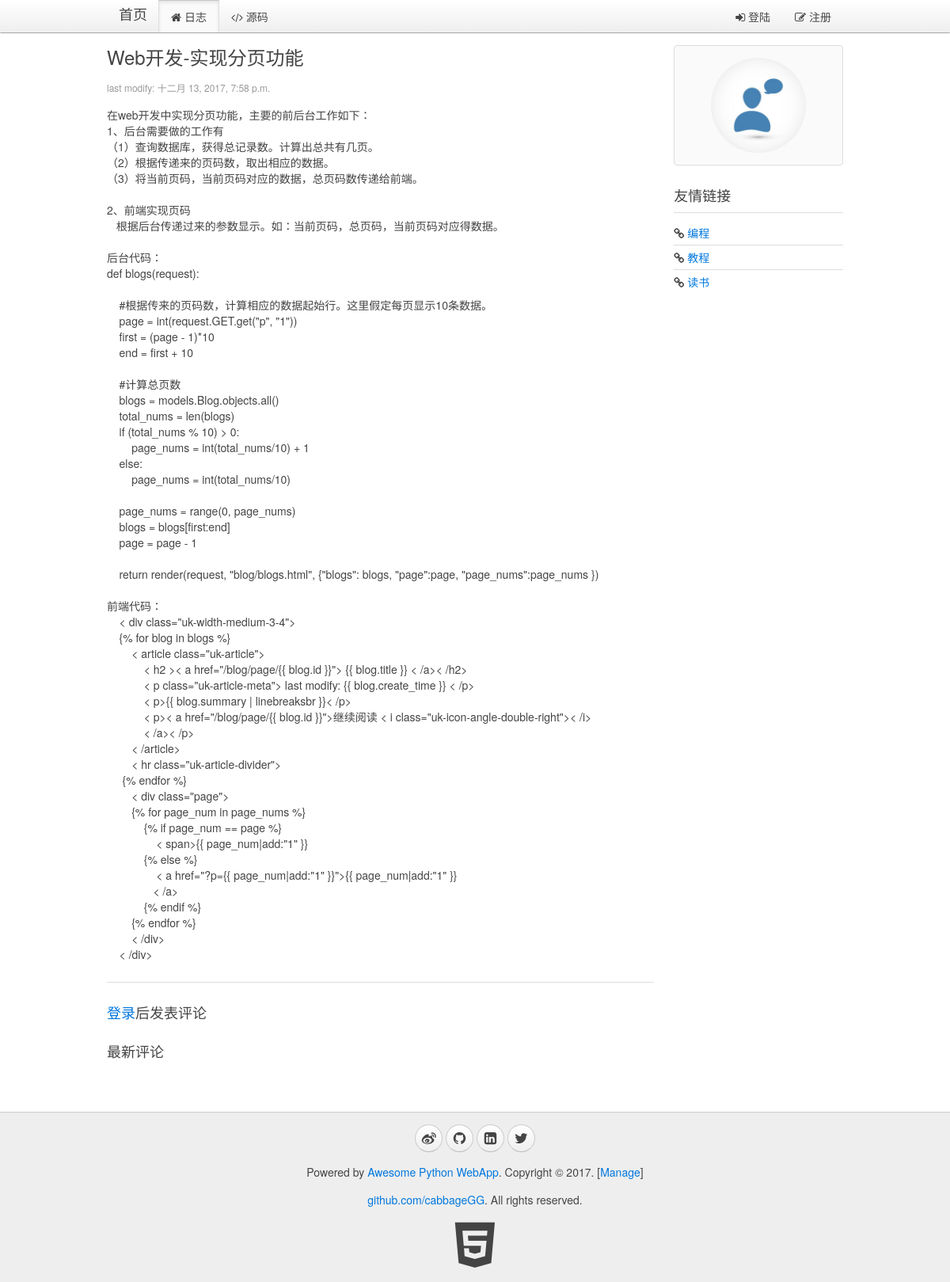
The page /blog/page/9/ on the database its author committed.
### blog/models.py (models this page shows, shortened)
class Blog(models.Model):
    title = models.CharField(max_length=32, default="Title")
    content = models.TextField(null=True)
    summary = models.TextField(null=True)
    create_time = models.DateTimeField(null=True)

### blog/views.py (the view)
# urls.py: url(r'^page/(?P<blog_id>\d+)/$', views.show_blog, name="show_blog"),
def show_blog(request, blog_id):
    userinfo = ""
    account = request.COOKIES.get("account","")
    if account:
        userinfo = models.User.objects.filter(account=account)
        if userinfo:
            userinfo = userinfo[0]
    blog = models.Blog.objects.get(id=blog_id)
    comments = models.Comments.objects.filter(blog_id=blog_id, comment_id=0)
    return render(request, "blog/blog.html", {"blog": blog, "comments":comments, "userinfo":userinfo})

### blog/templatetags/myfilter.py (called while the page is built)
@register.filter
def replaceTags(content):  #这里应该需要继续研究下，有时候需要空格，而不是&nbsp;
    content = content.replace("  ", "&nbsp;&nbsp;")  # 预处理空格
    content = content.replace("\n", "<br/>")  # 预处理换行
    return content

### blog/templates/blog/blog.html (shortened to what this page needs)
{% extends '__base__.html' %}
{% load myfilter %}
{% block content %}
    <div class="uk-width-medium-3-4">
        <article class="uk-article">
            <h2>{{ blog.title }}</h2>
            <p class="uk-article-meta">last modify: {{ blog.create_time }}</p>
            <p>{% autoescape off %}{{ blog.content | replaceTags }}{% endautoescape %}</p>
        </article>
        <hr class="uk-article-divider">
    {% if userinfo %}
        <h3>发表评论</h3>
        <article class="uk-comment">
            <header class="uk-comment-header">
                <img class="uk-comment-avatar uk-border-circle" width="50" height="50" src="{% if userinfo.image %}{{ userinfo.image.url }} {% else %} /media/img/default.jpg {% endif %}">
                <h4 class="uk-comment-title">{{ userinfo.name | default:'游客' }}</h4>
            </header>
            <div class="uk-comment-body">
                <form id="form-comment" class="uk-form" action="javascript:void(0)" method="post">
                    {% csrf_token %}
                    <input id="yj-c-blogid" type="hidden" name="blog_id" value="{{ blog.id }}">
                    <input id="yj-c-commentid" type="hidden" name="comment_id" value="{{ comment.id | default:'0' }}">
                    <input id="yj-c-username" type="hidden" name="user_name" value="{{ userinfo.name | default:'游客' }}">
                    <input id="yj-c-userimage" type="hidden" name="user_img" value="{{ userinfo.image | default:"img/default.jpg" }}">
                    <div class="uk-alert uk-alert-danger uk-hidden"></div>
                    <div id="yj-c-content-div" class="uk-form-row">
                        <textarea id="yj-c-content" name="content" rows="6" placeholder="说点什么吧" style="width:100%;resize:none;"></textarea>
                    </div>
                    <div class="uk-form-row">
                        <input type="submit" class="uk-button uk-button-primary" value="发表评论">
                    </div>
                    <p id="comment-msg">
                    </p>
                </form>
            </div>
        </article>
        <hr class="uk-article-divider">
    {% else %}
        <h3><a href="{% url 'blog:signin' %}">登录</a>后发表评论</h3>
    {% endif %}
        <h3>最新评论</h3>
    </div>
    <div class="uk-width-medium-1-4">
        <div class="uk-panel uk-panel-box">
            <div class="uk-text-center">
                <img class="uk-border-circle" width="120" height="120" src="{% if userinfo.image %}{{ userinfo.image.url }} {% else %} /media/img/default.jpg {% endif %}">
            </div>
        </div>
        <div class="uk-panel uk-panel-header">
            <h3 class="uk-panel-title">友情链接</h3>
            <ul class="uk-list uk-list-line">
                <li><i class="uk-icon-link"></i> <a target="_blank" href="https://github.com/cabbageGG">编程</a></li>
                <li><i class="uk-icon-link"></i> <a target="_blank" href="https://www.liaoxuefeng.com/">教程</a></li>
                <li><i class="uk-icon-link"></i> <a target="_blank" href="http://blog.jobbole.com/all-posts/">读书</a></li>
            </ul>
        </div>
    </div>
{% endblock %}

### rows shown on the page
Blog: title "Web开发-实现分页功能", create_time "十二月 13, 2017, 7:58 p.m.", content "在web开发中实现分页功能，主要的前后台工作如下： 1、后台需要做的工作有 （1）查询数据库，获得总记录数。计算出总共有几页。 （2）根据传递来的页码数，取出相应的数据。 （3）将当前页码，当前页码对应的数据，总页码数传递给前端。 2、前端实现页码 根据后台传递过来的参数显示。如：当前页码，总页码，当前页码对应得数据。 后台代码： def blogs(request): #根据传来的页码数，计算相应的数据起始行。这里假定每页显示10条数据。 page = int(request.GET.get(\"p\", \"1\")) first = (page - 1)*10 end = first + 10 #计算总页数 blogs = models.Blog.objects.all() total_nums = len(blogs) if (total_nums % 10) > 0: page_nums = int(total_nums/10) + 1 else: page_nums = int(total_nums/10) page_nums = range(0, page_nums) blogs = blogs[first:end] page = page - 1 return render(request, \"blog/blogs.html\", {\"blogs\": blogs, \"page\":page, \"page_nums\":page_nums }) 前端代码： < div class=\"uk-width-medium-3-4\"> {% for blog in blogs %} <…"
